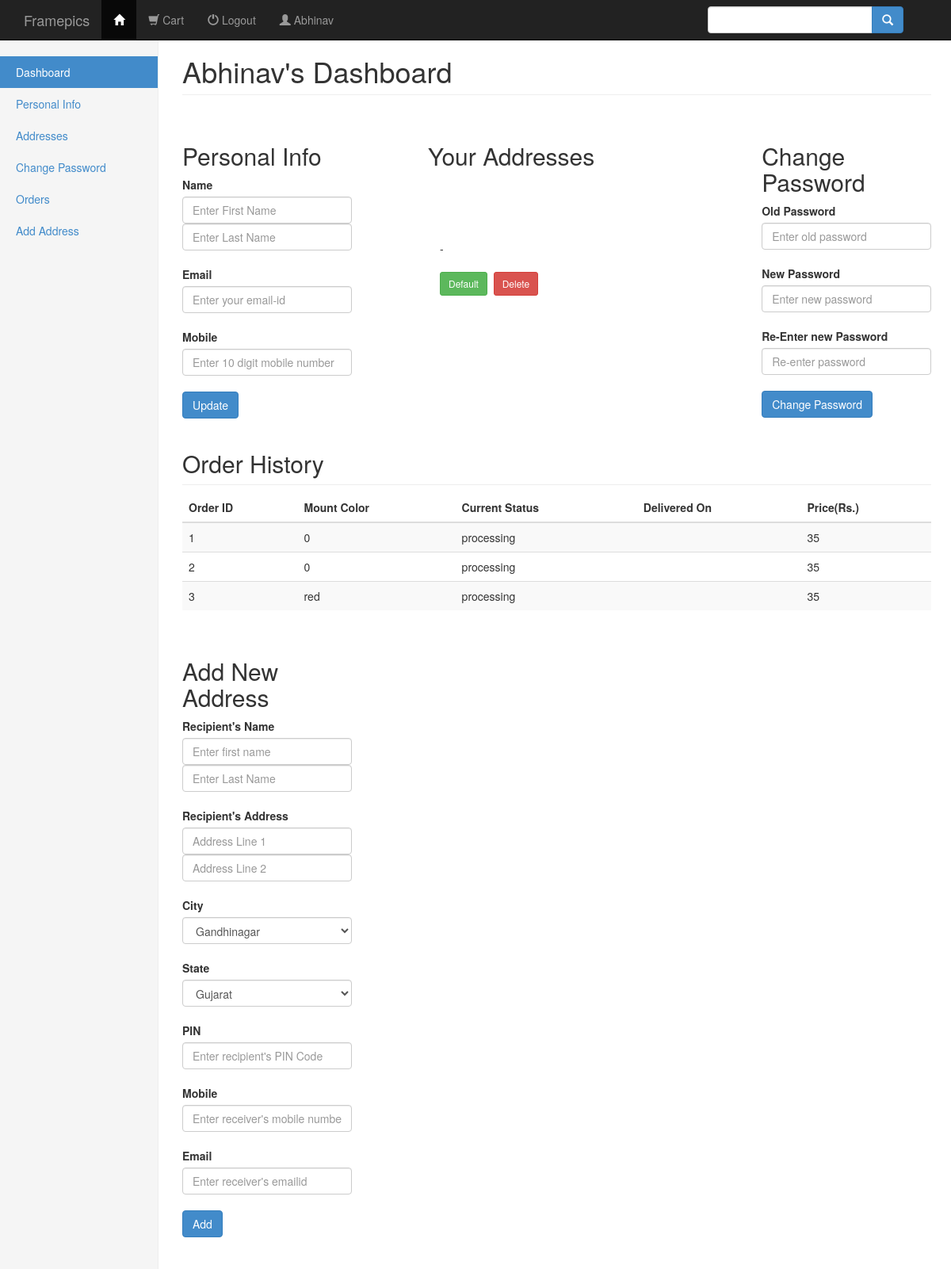
/dashboard.php (signed in), run on the app's committed database.
### tables this page shows
CREATE TABLE IF NOT EXISTS `users` (
  `user_id` int(8) NOT NULL AUTO_INCREMENT,
  `first_name` text NOT NULL,
  `last_name` text NOT NULL,
  `email_id` varchar(30) NOT NULL,
  `password` varchar(40) NOT NULL,
  `mobile` varchar(10) NOT NULL,
  PRIMARY KEY (`user_id`),
  UNIQUE KEY `email_id` (`email_id`)
);

CREATE TABLE IF NOT EXISTS `order_frame` (
  `orderid` int(11) NOT NULL AUTO_INCREMENT,
  `frameid` varchar(11) NOT NULL,
  `mountid` varchar(11) NOT NULL,
  `status` varchar(45) DEFAULT NULL,
  `delivery` date DEFAULT NULL,
  `price` int(5) NOT NULL,
  PRIMARY KEY (`orderid`,`frameid`,`mountid`),
  UNIQUE KEY `orderid` (`orderid`)
);

### current_page.php (called while the page is built, shortened)
<?php
function loggedin(){
if(isset($_SESSION['user_id'])&& !empty($_SESSION['user_id'])){
	return true;
	}	else{
		return false;
		}
}
function getuserfield($field){
	$query="SELECT `$field` FROM `users` WHERE `user_id` = '".$_SESSION['user_id']."'";
	if($query_run = mysql_query($query)){
		if($query_result = mysql_result($query_run, 0, $field)){
		return $query_result;
		}
	}
}
function numadd($id){
$num ="SELECT COUNT(`aid`) FROM `address` WHERE `userid`='$id'";
$run = mysql_query($num);
$rows = mysql_fetch_array($run);
return $rows['COUNT(`aid`)'];
	}
?>

### dashboard.php (the view, shortened to what this page needs)
<?php
require 'current_page.php';
if(loggedin()){
$user = getuserfield('first_name');
}
?>
<!DOCTYPE html>
<html lang="en">
  <head>
    <link href="css/bootstrap.min.css" rel="stylesheet">
    <link href="dashboard.css" rel="stylesheet">
  </head>
<body>
<?php
if(loggedin()){
echo'
<div class="navbar navbar-inverse navbar-fixed-top" role="navigation">
      <div class="container">
        <div class="navbar-header">
          <button type="button" class="navbar-toggle" data-toggle="collapse" data-target=".navbar-collapse">
            <span class="sr-only">Toggle navigation</span>
            <span class="icon-bar"></span>
            <span class="icon-bar"></span>
            <span class="icon-bar"></span>
          </button>
          <a class="navbar-brand" href="home.php">Framepics</a>
        </div>
        <div class="collapse navbar-collapse">
          <ul class="nav navbar-nav"><a href="#">';
			$first_name = getuserfield('first_name');
			echo '<li class="active"><span class="glyphicon glyphicon-home"></span></a></li>' ;
           echo '
            <li><a href="view_cart.php"><span class="glyphicon glyphicon-shopping-cart"></span> Cart</a></li>';
		echo '<li><a href="logout.php"><span class="glyphicon glyphicon-off"></span> Logout</a></li>
			 <li><a href="dashboard.php"><span class="glyphicon glyphicon-user"></span> '.$first_name.'</a></li>
            </ul>';
          include 'search.php';
   echo ' </div>
      </div>
    </div>';
echo'
    <div class="container-fluid">
      <div class="row">
        <div class="col-sm-3 col-md-2 sidebar">
          <ul class="nav nav-sidebar">
            <li class="active"><a href="#dash">Dashboard</a></li>
            <li><a href="#personal">Personal Info</a></li>
            <li><a href="#addresses">Addresses</a></li>
            <li><a href="#changepass">Change Password</a></li>
            <li><a href="#orders">Orders</a></li>';
            $id = getuserfield('user_id');
            $addnum = numadd($id);
            	if($addnum == 1||$addnum == 0 )
            	{
            		echo '<li><a href="#newadd">Add Address</a></li>';
            	}
echo'
        </ul>
        </div>
        <div class="col-sm-9 col-sm-offset-3 col-md-10 col-md-offset-2 main">
          <h1 class="page-header">'.$user.'\'s Dashboard</h1>
          <div class="row" id="dash">
			<div class="col-md-3">';
echo'
 			  <div class="row" id="updatePer">
			  </div>
			</div>
			<div class="col-md-4 col-md-offset-1"><br>
				<div class="row"  id="addresses">
				<h2>Your Addresses</h2>';
				require 'add.php';
echo'
				</div><br>
				<div class="row" id="defChange">
				</div>
			</div>
			<div class="col-md-3 col-md-offset-1"><br>';
 				include 'update_pass.php';
echo'
			</div>
		</div>
          <h2 class="sub-header">Order History</h2>
          <div class="table-responsive"  id="orders">
              <table class="table table-striped">
              <thead>
                <tr>
                  <th>Order ID</th>
                  <th>Mount Color</th>
                  <th>Current Status</th>
                  <th>Delivered On</th>
                  <th>Price(Rs.)</th>
                </tr>
              </thead>
              <tbody>';
              include 'user_order.php';
echo'
			  </tbody>
			</table>
          </div>';
            $id = getuserfield('user_id');
            $addnum = numadd($id);
            	if($addnum == 1 || $addnum == 0)
            	{
            		echo '<div class="row">
			<div class="col-md-3">';
 			echo'</div>
 			<div class="row" id="addnew">
			</div>
			</div>';
            	}
}else {
echo 'login to continue';
header('Location:login.php');
}
?>
        </div>
      </div>
    </div>
  </body>
</html>

### user_order.php (shortened to what this page needs)
<?php
if(loggedin()){
$user = $_SESSION['user_id'];
$query = "SELECT * FROM `order_frame` WHERE `orderid` IN (SELECT `orderid` FROM `order_user` WHERE `userid`='$user')";
if($run = mysql_query($query)){
	for($i=0;$i<mysql_num_rows($run);$i++){
	$query_array=mysql_fetch_array($run);
	$oid = $query_array['orderid'];
	$mid = $query_array['mountid'];
	$status = $query_array['status'];
	$delivery = $query_array['delivery'];
	$price = $query_array['price'];
		echo '<tr>
                  <td>'.$oid.'</td>
                  <td>'.$mid.'</td>
                  <td>'.$status.'</td>
                  <td>'.$delivery.'</td>
                  <td>'.$price.'</td>
              </tr>';
	}
}
}
else{
echo 'Please login to continue';
}
?>

### dashboard.css (style rules this page uses)
.sub-header { padding-bottom: 10px; border-bottom: 1px solid #eee; }
.sidebar { display: none; }
@media (min-width: 768px) { .sidebar { position: fixed; top: 51px; bottom: 0; left: 0; z-index: 1000; display: block; padding: 20px; overflow-x: hidden; overflow-y: auto; background-color: #f5f5f5; border-right: 1px solid #eee; } }
.nav-sidebar { margin-right: -21px; margin-bottom: 20px; margin-left: -20px; }
.nav-sidebar > li > a { padding-right: 20px; padding-left: 20px; }
.nav-sidebar > .active > a { color: #fff; background-color: #428bca; }
.main { padding: 20px; }
@media (min-width: 768px) { .main { padding-right: 40px; padding-left: 40px; } }
.main .page-header { margin-top: 0; }

### data on the page
users: first_name "Abhinav"
order_frame: orderid "1", mountid "0", status "processing", price "35"
order_frame: orderid "2", mountid "0", status "processing", price "35"
order_frame: orderid "3", mountid "red", status "processing", price "35"
